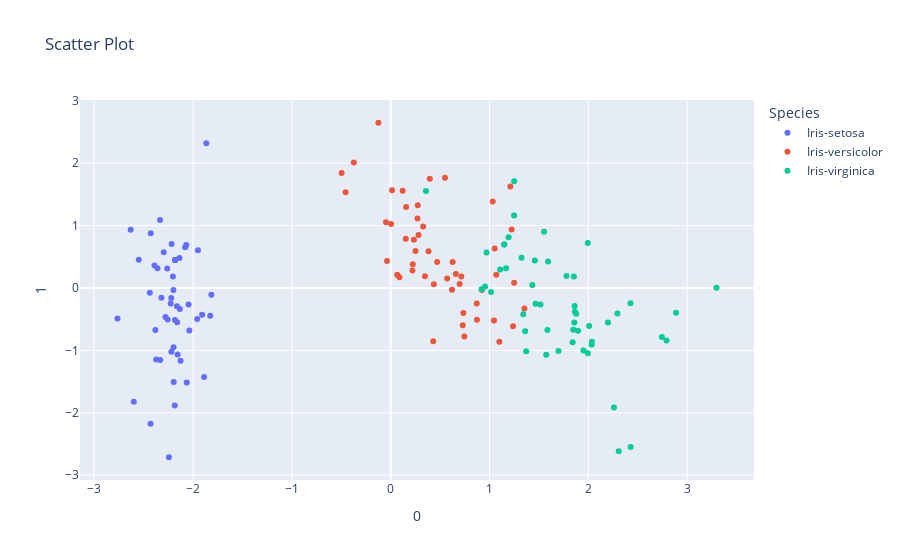

Notebook code for this chart:
### Code cell
scatter_plot_2d_px(iris_data_pca, target_column='Species')
